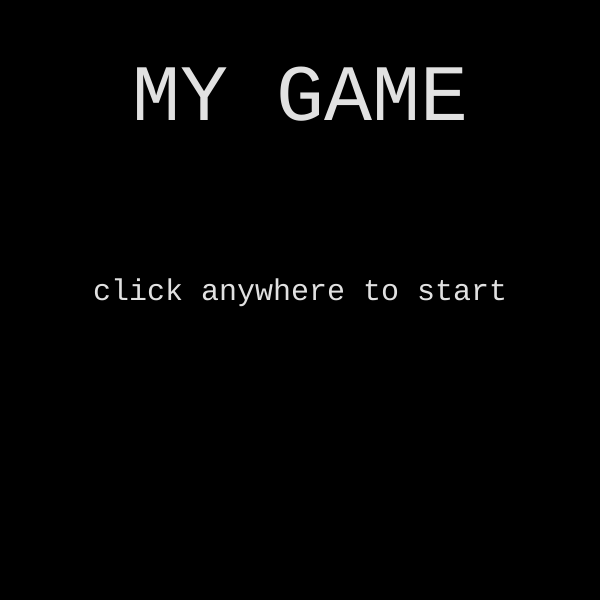
Frame 1 (no input)
Frame 60 (no input): identical to frame 1, image omitted
Frame 120 (the mouse pressed at the canvas centre since frame 60): identical to frame 1, image omitted

The p5.js sketch that drew this single still picture (run headless with seeded random() and noise() and a simulated clock; from frame 60 on, the mouse is pressed at the canvas centre):

// p5.js sketch
// ── sketch.js
'use strict'

let state = 'title';
let cnv;
let points = 0;
let w = 600;
let h = 600;
let player;
let coin;

  function setup(){
    cnv = createCanvas(w, h);

    textFont('monospace');

    player = new Player();

    coin = new Coin();
    
  }


  function draw(){

    switch (state){
      case 'title':
        title();
        cnv.mouseClicked(titleMouseClicked);
        break;
      case 'level 1':
        level1();
         cnv.mouseClicked(level1MouseClicked);
          break;
      case 'you win':
            youWin();
            cnv.mouseClicked(youWinMouseClicked);
            break;
          default:
            break;
    }
  }


  function title(){
    background(0);
    textSize(80);
    fill(225);
    textAlign(CENTER);
    text('MY GAME', w/2, h/5);

    textSize(30);
    text('click anywhere to start', w/2, h/2);
  }


  function titleMouseClicked(){
    console.log('canvas is clicked on title page');
    state = 'level 1'
  }


  function level1(){
    background(50, 150, 200);
    //text('click for points', w/2, h - 30);
    player.display();

    coin.display();
    coin.move();
  }

  function level1MouseClicked(){
    points++;
    console.log('points = ' + points);

    if (points >= 10){
      state = 'you win';
    }
  }

  function youWin(){
    background(255, 50, 80);
    textSize(80);
    stroke(225);
    text('YOU WIN', w/2, h/2);

    textSize(30);
    text('click anywhere to restart', w/2, h * 3/4);
  }

  function youWinMouseClicked(){
    state = 'level 1';
    points = 0;
  }
// ── coin.js

class Coin {
    constructor(){
        this.r = 50;
        this.x = random(w);
        this.y = 0 -  this.r;
    }

    display(){
        rect(this.x, this.y, this.r, this.r);
    }

    move(){
        this.y++;
    }
}
// ── player.js
class Player {
    constuctor(){
        this.r = 60;
        this.x = w / 2;
        this.y = h - this.r;
    }

    display(){
        rect(this.x, this.y, this.r, this.r);
    }
}
